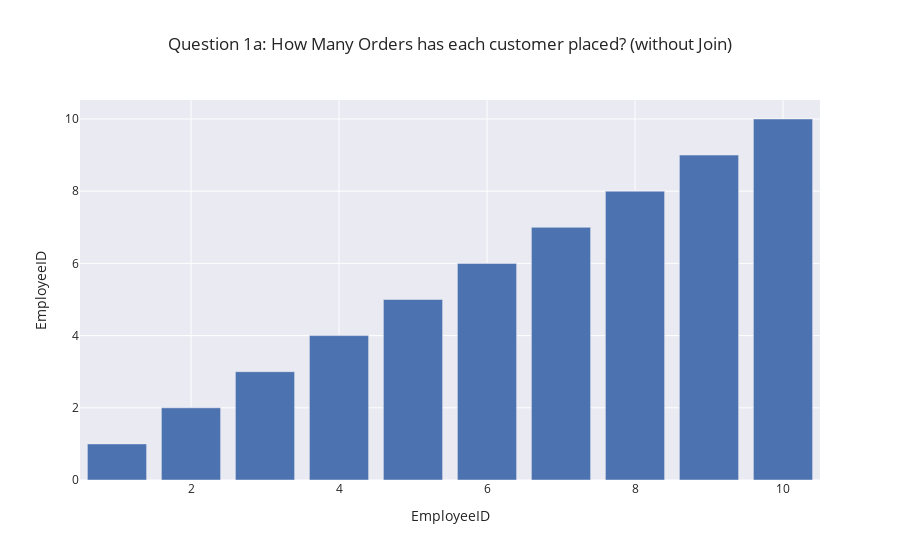

Notebook source saved alongside this figure:
### Code cell
# plot
fig = px.bar(df_products_by_category, 
             x='EmployeeID', 
             y='EmployeeID',
             template='seaborn',
             #labels = {'ShipperID':'Number of Orders'},
             title='Question 1a: How Many Orders has each customer placed? (without Join)')
fig.show()

### Figure 1 — Plotly figure (JSON) as saved in the notebook; plotly's stock layout.template omitted (floating-point values rounded to 4 significant figures)
{"data": [{"alignmentgroup": "True", "hovertemplate": "EmployeeID=%{y}<extra></extra>", "legendgroup": "", "marker": {"color": "rgb(76,114,176)"}, "name": "", "offsetgroup": "", "orientation": "v", "showlegend": false, "textposition": "auto", "type": "bar", "x": [1, 2, 3, 4, 5, 6, 7, 8, 9, 10], "xaxis": "x", "y": [1, 2, 3, 4, 5, 6, 7, 8, 9, 10], "yaxis": "y"}], "layout": {"autosize": true, "barmode": "relative", "legend": {"tracegroupgap": 0}, "title": {"text": "Question 1a: How Many Orders has each customer placed? (without Join)"}, "xaxis": {"anchor": "y", "autorange": true, "domain": [0, 1], "range": [0.5, 10.5], "title": {"text": "EmployeeID"}, "type": "linear"}, "yaxis": {"anchor": "x", "autorange": true, "domain": [0, 1], "range": [0, 10.53], "title": {"text": "EmployeeID"}, "type": "linear"}}}
